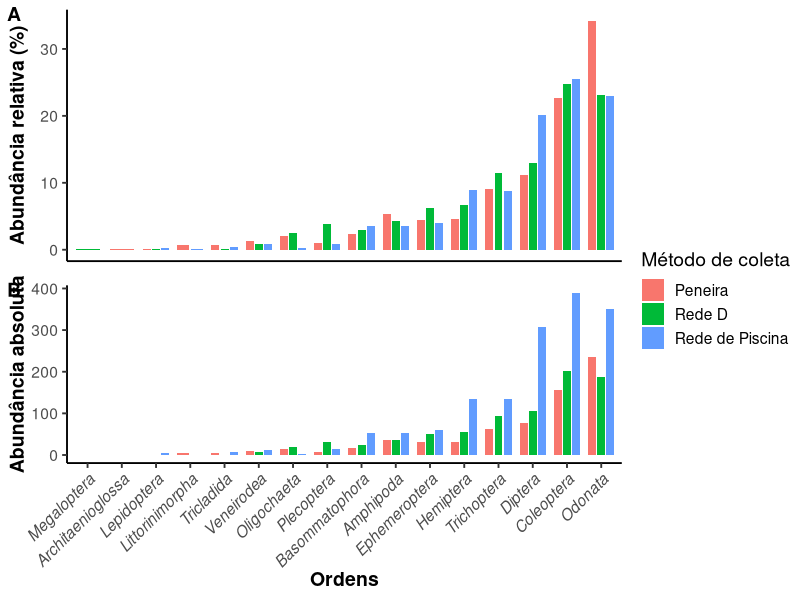

The R script that drew this image:
# Resumo da base de dados. 
# Quantos insetos foram coletados? 
# Quantos táxons? Em cada Classe, Em cada ordem
# Quais táxons mais e menos representativos? 

############################### Ambiente #######################################
library(tidyverse)
library(forcats)
library(ggpubr)
# setwd("C:/Users/Giovana/Desktop/mestrado_giovana/")


# Pasta de tabelas
pasta_tabelas <- "tabelas/cap1/dados_descritivos/"
if (!dir.exists(pasta_tabelas)) {
  dir.create(pasta_tabelas, recursive = TRUE)
}

pasta_figuras <- "figuras/cap1/dados_descritivos/"
if (!dir.exists(pasta_figuras)) {
  dir.create(pasta_figuras, recursive = TRUE)
}

######################## Carregar e Limpar Dados ###############################
rios <- c("rio_bebedouro", "rio_da_barra", "rio_mutuca")
amostras_descartadas <- c("RiodaBarra-P1")
metodos <- c("D Net", "Pool Net", "Sieve")

df_cru <- read_csv("dados/processado/imaturos_piata_limpo.csv")

df <- df_cru %>%
  filter(rio %in% rios) %>%
  filter(!locality_name %in% amostras_descartadas) %>%
  filter(method %in% metodos) %>%
  group_by(campanha, rio, locality_name) %>%
  filter(all(metodos %in% method)) %>%
  ungroup()

########################## Processamento e Análise #############################

# Redes -----------------------------
sumario_redes_riqueza <- df %>%
  group_by(method) %>%
  summarise(
    abundancia_total = sum(abundance),
    riqueza_classes = n_distinct(class),
    riqueza_ordens = n_distinct(order),
    riqueza_familias = n_distinct(family)
  )
write.csv(
  sumario_redes_riqueza,
  file.path(pasta_tabelas, "bacia_sumario_redes_riqueza.csv")
)


sumario_classes_redes <- df %>%
  group_by(method) %>%
  mutate(
    abundancia_total = sum(abundance)
  ) %>%
  group_by(method, class) %>%
  summarise(
    abundancia_classe_na_rede = sum(abundance),
    abundancia_relativa_classe_na_rede = 
      (abundancia_classe_na_rede / first(abundancia_total)) * 100,
  )
write.csv(
  sumario_classes_redes,
  file.path(pasta_tabelas, "bacia_sumario_classes_redes.csv")
)


sumario_ordens_redes <- df %>%
  group_by(method, order) %>%
  summarise(
    abundancia_ordem_na_rede = sum(abundance),
    riqueza_familias_da_ordem_por_rede = n_distinct(family)
  ) %>%
  ungroup() %>%
  group_by(method) %>%
  mutate(
    total_rede = sum(abundancia_ordem_na_rede),
    abundancia_relativa_ordem_na_rede = 
    (abundancia_ordem_na_rede / total_rede) * 100
  )
write.csv(
  sumario_ordens_redes,
  file.path(pasta_tabelas, "bacia_sumario_ordens_redes.csv")
)


sumario_familias_redes <- df %>%
  group_by(method, family) %>%
  summarise(
    order = first(order),
    abundancia_familia_na_rede = sum(abundance)
  ) %>%
  ungroup() %>%
  group_by(method) %>%
  mutate(
    total_rede = sum(abundancia_familia_na_rede),
    abundancia_relativa_familia_na_rede = 
      (abundancia_familia_na_rede / total_rede) * 100
  )
write.csv(
  sumario_familias_redes,
  file.path(pasta_tabelas, "bacia_sumario_familias_redes.csv")
)

##################################### Plots ####################################

# Arrumando tabelas para plotagem ----------------------------------------------
sumario_ordens_redes <- sumario_ordens_redes %>%
  mutate(
    order = recode(
      order,
      "Desc. O. Classe Oligochaeta" = "Oligochaeta"
    ),
    method = recode(
      method,
      "Sieve" = "Peneira",
      "Pool Net" = "Rede de Piscina",
      "D Net" = "Rede D"
    )
  )

sumario_familias_redes <- sumario_familias_redes %>%
  mutate(
    method = recode(
      method,
      "Sieve" = "Peneira",
      "Pool Net" = "Rede de Piscina",
      "D Net" = "Rede D"
    )
  )

vetor_ordenamento_ordens <- sumario_ordens_redes %>%
  group_by(order) %>%
  summarise(
    abundancia_relativa_ordem_na_rede = 
      mean(abundancia_relativa_ordem_na_rede)
  ) %>%
  arrange(abundancia_relativa_ordem_na_rede) %>%
  pull(order)

vetor_ordenamento_familias <- sumario_familias_redes %>%
  group_by(family) %>%
  summarise(
    abundancia_relativa_familia_na_rede = 
      mean(abundancia_relativa_familia_na_rede)
  ) %>%
  arrange(abundancia_relativa_familia_na_rede) %>%
  pull(family)

# Ordenar
sumario_ordens_redes <- sumario_ordens_redes %>%
  mutate(
    order = factor(order, levels = vetor_ordenamento_ordens)
  )

sumario_familias_redes <- sumario_familias_redes %>%
  mutate(
    family = factor(family, levels = vetor_ordenamento_familias)
  )


# Plots ------------------------------------------------------------------------
grafico_ordens_relativo <-
  ggplot(
    sumario_ordens_redes,
    aes(
      x = order,
      y = abundancia_relativa_ordem_na_rede,
      fill = method
    )
  ) +

  geom_col(
    position = position_dodge(width = 0.8),
           width = 0.7) +

  #scale_y_continuous(
    #limits = c(0, 15),
    #breaks = seq(0, 15, 5),
    #expand = c(0, 0)
  #) +

  labs(
    x = "Ordens",
    y = "Abundância relativa (%)",
    fill = "Método de coleta"
  ) +

  theme_classic(base_size = 14) +

  theme(
    axis.title = element_text(face = "bold"),
    axis.text.x = element_blank(),
    axis.title.x = element_blank(),
    axis.ticks.x = element_blank(),
    legend.position = "right"
  )

grafico_ordens_absoluto <-
  ggplot(
    sumario_ordens_redes,
    aes(
      x = order,
      y = abundancia_ordem_na_rede,
      fill = method
    )
  ) +

  geom_col(
    position = position_dodge(width = 0.8),
           width = 0.7) +

  #scale_y_continuous(
    #limits = c(0, 15),
    #breaks = seq(0, 15, 5),
    #expand = c(0, 0)
  #) +

  labs(
    x = "Ordens",
    y = "Abundância absoluta",
    fill = "Método de coleta"
  ) +

  theme_classic(base_size = 14) +

  theme(
    axis.title = element_text(face = "bold"),
    axis.text.x = element_text(
      angle = 45,
      hjust = 1,
      face = "italic"
    ),
    legend.position = "right"
  )

merged_plot <- ggarrange(
  grafico_ordens_relativo,
  grafico_ordens_absoluto,
  ncol = 1,
  nrow = 2,
  common.legend = TRUE,
  legend = "right",
  labels = c("A", "B"),
  align = "v",
  heights = c(0.85, 1)
)

ggsave(
  filename = paste0(pasta_figuras, "ordens_rede_absoluto_relativo.png"),
  plot = merged_plot,
  width = 12,
  height = 12,
  dpi = 300
)

################################## Desuso ######################################


# grafico_familia <-
#   ggplot(
#     sumario_familias_redes,
#     aes(
#       x = family,
#       y = abundancia_relativa_familia_na_rede,
#       fill = method
#     )
#   ) +

#   geom_col(
#     position = position_dodge(width = 0.8),
#            width = 0.7) +

#   #scale_y_continuous(
#     #limits = c(0, 15),
#     #breaks = seq(0, 15, 5),
#     #expand = c(0, 0)
#   #) +

#   labs(
#     x = "Familias",
#     y = "Abundância relativa (%)",
#     fill = "Método de coleta"
#   ) +

#   theme_classic(base_size = 14) +

#   theme(
#     axis.text.x = element_text(
#       angle = 45,
#       hjust = 1,
#       face = "italic"
#     ),
#     legend.position = "right"
#   )

# dev.off()
